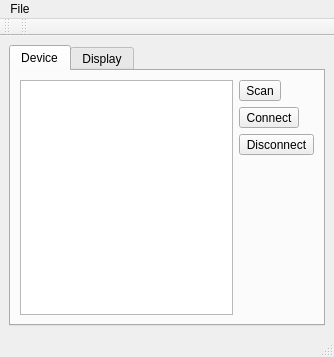
<?xml version="1.0" encoding="UTF-8"?>
<ui version="4.0">
 <author>Alexander Meinke</author>
 <class>QBluetooth</class>
 <widget class="QMainWindow" name="QBluetooth">
  <property name="enabled">
   <bool>true</bool>
  </property>
  <property name="geometry">
   <rect>
    <x>0</x>
    <y>0</y>
    <width>334</width>
    <height>357</height>
   </rect>
  </property>
  <property name="minimumSize">
   <size>
    <width>300</width>
    <height>300</height>
   </size>
  </property>
  <property name="windowTitle">
   <string>QBluetooth</string>
  </property>
  <property name="locale">
   <locale language="English" country="UnitedStates"/>
  </property>
  <property name="unifiedTitleAndToolBarOnMac">
   <bool>true</bool>
  </property>
  <widget class="QWidget" name="centralwidget">
   <property name="minimumSize">
    <size>
     <width>0</width>
     <height>0</height>
    </size>
   </property>
   <layout class="QGridLayout" name="gridLayout_3">
    <item row="0" column="0">
     <widget class="QTabWidget" name="tabWidget">
      <property name="enabled">
       <bool>true</bool>
      </property>
      <property name="currentIndex">
       <number>0</number>
      </property>
      <widget class="QWidget" name="Device">
       <attribute name="title">
        <string>Device</string>
       </attribute>
       <layout class="QGridLayout" name="gridLayout">
        <item row="1" column="0" rowspan="6">
         <widget class="QListWidget" name="listWidget"/>
        </item>
        <item row="2" column="2">
         <widget class="QToolButton" name="toolButtonConnect">
          <property name="enabled">
           <bool>true</bool>
          </property>
          <property name="text">
           <string>Connect</string>
          </property>
          <property name="icon">
           <iconset resource="qbluetooth.qrc">
            <normaloff>:/images/images/network-connect.png</normaloff>:/images/images/network-connect.png</iconset>
          </property>
          <property name="iconSize">
           <size>
            <width>48</width>
            <height>48</height>
           </size>
          </property>
          <property name="toolButtonStyle">
           <enum>Qt::ToolButtonTextUnderIcon</enum>
          </property>
         </widget>
        </item>
        <item row="1" column="2">
         <widget class="QToolButton" name="toolButtonScan">
          <property name="enabled">
           <bool>true</bool>
          </property>
          <property name="text">
           <string>Scan</string>
          </property>
          <property name="icon">
           <iconset resource="qbluetooth.qrc">
            <normaloff>:/images/images/preferences-system-bluetooth.png</normaloff>:/images/images/preferences-system-bluetooth.png</iconset>
          </property>
          <property name="iconSize">
           <size>
            <width>48</width>
            <height>48</height>
           </size>
          </property>
          <property name="toolButtonStyle">
           <enum>Qt::ToolButtonTextUnderIcon</enum>
          </property>
         </widget>
        </item>
        <item row="3" column="2">
         <widget class="QToolButton" name="toolButtonDisconnect">
          <property name="text">
           <string>Disconnect</string>
          </property>
          <property name="icon">
           <iconset resource="qbluetooth.qrc">
            <normaloff>:/images/images/network-disconnect.png</normaloff>:/images/images/network-disconnect.png</iconset>
          </property>
          <property name="iconSize">
           <size>
            <width>48</width>
            <height>48</height>
           </size>
          </property>
          <property name="toolButtonStyle">
           <enum>Qt::ToolButtonTextUnderIcon</enum>
          </property>
         </widget>
        </item>
       </layout>
      </widget>
      <widget class="QWidget" name="Display">
       <property name="enabled">
        <bool>true</bool>
       </property>
       <attribute name="title">
        <string>Display</string>
       </attribute>
       <layout class="QGridLayout" name="gridLayout_2">
        <item row="2" column="0" rowspan="3">
         <widget class="QTableWidget" name="tableWidget">
          <property name="editTriggers">
           <set>QAbstractItemView::NoEditTriggers</set>
          </property>
          <property name="selectionMode">
           <enum>QAbstractItemView::MultiSelection</enum>
          </property>
          <property name="rowCount">
           <number>64</number>
          </property>
          <property name="columnCount">
           <number>128</number>
          </property>
          <attribute name="horizontalHeaderVisible">
           <bool>false</bool>
          </attribute>
          <attribute name="horizontalHeaderDefaultSectionSize">
           <number>10</number>
          </attribute>
          <attribute name="horizontalHeaderMinimumSectionSize">
           <number>5</number>
          </attribute>
          <attribute name="verticalHeaderVisible">
           <bool>false</bool>
          </attribute>
          <attribute name="verticalHeaderDefaultSectionSize">
           <number>10</number>
          </attribute>
          <attribute name="verticalHeaderMinimumSectionSize">
           <number>5</number>
          </attribute>
          <row/>
          <row/>
          <row/>
          <row/>
          <row/>
          <row/>
          <row/>
          <row/>
          <row/>
          <row/>
          <row/>
          <row/>
          <row/>
          <row/>
          <row/>
          <row/>
          <row/>
          <row/>
          <row/>
          <row/>
          <row/>
          <row/>
          <row/>
          <row/>
          <row/>
          <row/>
          <row/>
          <row/>
          <row/>
          <row/>
          <row/>
          <row/>
          <row/>
          <row/>
          <row/>
          <row/>
          <row/>
          <row/>
          <row/>
          <row/>
          <row/>
          <row/>
          <row/>
          <row/>
          <row/>
          <row/>
          <row/>
          <row/>
          <row/>
          <row/>
          <row/>
          <row/>
          <row/>
          <row/>
          <row/>
          <row/>
          <row/>
          <row/>
          <row/>
          <row/>
          <row/>
          <row/>
          <row/>
          <row/>
          <column/>
          <column/>
          <column/>
          <column/>
          <column/>
          <column/>
          <column/>
          <column/>
          <column/>
          <column/>
          <column/>
          <column/>
          <column/>
          <column/>
          <column/>
          <column/>
          <column/>
          <column/>
          <column/>
          <column/>
          <column/>
          <column/>
          <column/>
          <column/>
          <column/>
          <column/>
          <column/>
          <column/>
          <column/>
          <column/>
          <column/>
          <column/>
          <column/>
          <column/>
          <column/>
          <column/>
          <column/>
          <column/>
          <column/>
          <column/>
          <column/>
          <column/>
          <column/>
          <column/>
          <column/>
          <column/>
          <column/>
          <column/>
          <column/>
          <column/>
          <column/>
          <column/>
          <column/>
          <column/>
          <column/>
          <column/>
          <column/>
          <column/>
          <column/>
          <column/>
          <column/>
          <column/>
          <column/>
          <column/>
          <column/>
          <column/>
          <column/>
          <column/>
          <column/>
          <column/>
          <column/>
          <column/>
          <column/>
          <column/>
          <column/>
          <column/>
          <column/>
          <column/>
          <column/>
          <column/>
          <column/>
          <column/>
          <column/>
          <column/>
          <column/>
          <column/>
          <column/>
          <column/>
          <column/>
          <column/>
          <column/>
          <column/>
          <column/>
          <column/>
          <column/>
          <column/>
          <column/>
          <column/>
          <column/>
          <column/>
          <column/>
          <column/>
          <column/>
          <column/>
          <column/>
          <column/>
          <column/>
          <column/>
          <column/>
          <column/>
          <column/>
          <column/>
          <column/>
          <column/>
          <column/>
          <column/>
          <column/>
          <column/>
          <column/>
          <column/>
          <column/>
          <column/>
          <column/>
          <column/>
          <column/>
          <column/>
          <column/>
          <column/>
         </widget>
        </item>
        <item row="2" column="1">
         <widget class="QToolButton" name="toolButtonSend">
          <property name="enabled">
           <bool>true</bool>
          </property>
          <property name="text">
           <string>Send</string>
          </property>
          <property name="icon">
           <iconset resource="qbluetooth.qrc">
            <normaloff>:/images/images/view-refresh.png</normaloff>:/images/images/view-refresh.png</iconset>
          </property>
          <property name="iconSize">
           <size>
            <width>48</width>
            <height>48</height>
           </size>
          </property>
          <property name="checkable">
           <bool>false</bool>
          </property>
          <property name="toolButtonStyle">
           <enum>Qt::ToolButtonTextUnderIcon</enum>
          </property>
         </widget>
        </item>
        <item row="3" column="1">
         <widget class="QToolButton" name="toolButtonClear">
          <property name="enabled">
           <bool>true</bool>
          </property>
          <property name="text">
           <string>Clear</string>
          </property>
          <property name="icon">
           <iconset resource="qbluetooth.qrc">
            <normaloff>:/images/images/trash-empty.png</normaloff>:/images/images/trash-empty.png</iconset>
          </property>
          <property name="iconSize">
           <size>
            <width>48</width>
            <height>48</height>
           </size>
          </property>
          <property name="toolButtonStyle">
           <enum>Qt::ToolButtonTextUnderIcon</enum>
          </property>
         </widget>
        </item>
       </layout>
      </widget>
     </widget>
    </item>
   </layout>
  </widget>
  <widget class="QMenuBar" name="menubar">
   <property name="geometry">
    <rect>
     <x>0</x>
     <y>0</y>
     <width>334</width>
     <height>21</height>
    </rect>
   </property>
   <widget class="QMenu" name="menuFile">
    <property name="title">
     <string>File</string>
    </property>
    <addaction name="actionQuit"/>
   </widget>
   <addaction name="menuFile"/>
  </widget>
  <widget class="QStatusBar" name="statusbar"/>
  <widget class="QToolBar" name="toolBarDevice">
   <property name="windowTitle">
    <string>toolBar</string>
   </property>
   <property name="movable">
    <bool>true</bool>
   </property>
   <property name="allowedAreas">
    <set>Qt::AllToolBarAreas</set>
   </property>
   <property name="toolButtonStyle">
    <enum>Qt::ToolButtonTextUnderIcon</enum>
   </property>
   <attribute name="toolBarArea">
    <enum>TopToolBarArea</enum>
   </attribute>
   <attribute name="toolBarBreak">
    <bool>false</bool>
   </attribute>
  </widget>
  <widget class="QToolBar" name="toolBarDisplay">
   <property name="windowTitle">
    <string>toolBar</string>
   </property>
   <property name="toolButtonStyle">
    <enum>Qt::ToolButtonTextUnderIcon</enum>
   </property>
   <attribute name="toolBarArea">
    <enum>TopToolBarArea</enum>
   </attribute>
   <attribute name="toolBarBreak">
    <bool>false</bool>
   </attribute>
  </widget>
  <action name="actionQuit">
   <property name="text">
    <string>Quit</string>
   </property>
   <property name="shortcut">
    <string>Ctrl+Q</string>
   </property>
  </action>
 </widget>
 <resources>
  <include location="qbluetooth.qrc"/>
 </resources>
 <connections>
  <connection>
   <sender>actionQuit</sender>
   <signal>triggered()</signal>
   <receiver>QBluetooth</receiver>
   <slot>close()</slot>
   <hints>
    <hint type="sourcelabel">
     <x>-1</x>
     <y>-1</y>
    </hint>
    <hint type="destinationlabel">
     <x>149</x>
     <y>149</y>
    </hint>
   </hints>
  </connection>
  <connection>
   <sender>toolButtonClear</sender>
   <signal>clicked()</signal>
   <receiver>tableWidget</receiver>
   <slot>clearSelection()</slot>
   <hints>
    <hint type="sourcelabel">
     <x>262</x>
     <y>101</y>
    </hint>
    <hint type="destinationlabel">
     <x>122</x>
     <y>164</y>
    </hint>
   </hints>
  </connection>
 </connections>
 <designerdata>
  <property name="gridDeltaX">
   <number>10</number>
  </property>
  <property name="gridDeltaY">
   <number>10</number>
  </property>
  <property name="gridSnapX">
   <bool>true</bool>
  </property>
  <property name="gridSnapY">
   <bool>true</bool>
  </property>
  <property name="gridVisible">
   <bool>true</bool>
  </property>
 </designerdata>
</ui>
